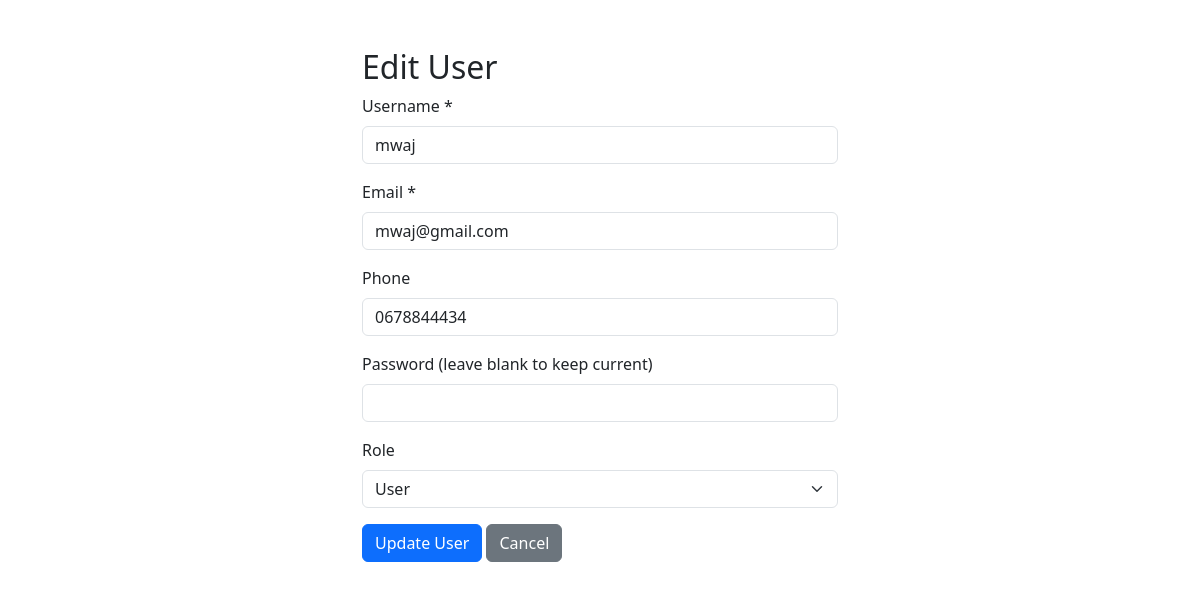
Screenshot of /admin/edit_user.php?id=19 (signed in) with the database file from the repository.
### tables this page shows
CREATE TABLE `users` (
  `user_id` int(11) NOT NULL,
  `username` varchar(100) NOT NULL,
  `email` varchar(100) NOT NULL,
  `phone` varchar(20) DEFAULT NULL,
  `password` varchar(255) NOT NULL,
  `is_active` tinyint(1) NOT NULL DEFAULT 1,
  `status` varchar(20) DEFAULT 'active'
);

### admin/edit_user.php (the view, shortened to what this page needs)
<?php
require_once '../includes/db.php';
$id = intval($_GET['id'] ?? 0);
$user = $pdo->prepare("SELECT * FROM users WHERE user_id=?");
$user->execute([$id]);
$data = $user->fetch(PDO::FETCH_ASSOC);
?>
<!DOCTYPE html>
<html lang="en">
<head>
    <link href="https://cdn.jsdelivr.net/npm/bootstrap@5.3.3/dist/css/bootstrap.min.css" rel="stylesheet">
</head>
<body>
<div class="container mt-5" style="max-width:500px;">
    <h2>Edit User</h2>
    <form method="post">
        <div class="mb-3">
            <label class="form-label">Username *</label>
            <input type="text" name="username" class="form-control" required value="<?= htmlspecialchars($data['username']) ?>">
        </div>
        <div class="mb-3">
            <label class="form-label">Email *</label>
            <input type="email" name="email" class="form-control" required value="<?= htmlspecialchars($data['email']) ?>">
        </div>
        <div class="mb-3">
            <label class="form-label">Phone</label>
            <input type="text" name="phone" class="form-control" value="<?= htmlspecialchars($data['phone']) ?>">
        </div>
        <div class="mb-3">
            <label class="form-label">Password (leave blank to keep current)</label>
            <input type="password" name="password" class="form-control">
        </div>
        <div class="mb-3">
            <label class="form-label">Role</label>
            <select name="role" class="form-select">
                <option value="user" <?= ($data['role']=='user') ? 'selected' : '' ?>>User</option>
            </select>
        </div>
        <button type="submit" class="btn btn-primary">Update User</button>
        <a href="users.php" class="btn btn-secondary">Cancel</a>
    </form>
</div>
</body>
</html>

### rows the page displays
users: username "mwaj", email "mwaj@gmail.com", phone "0678844434"
